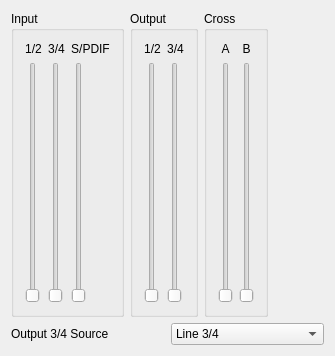
<ui version="4.0" >
 <comment>Copyright (C) 2005-2008 by Daniel Wagner
	
	This file is part of FFADO
	FFADO = Free Firewire (pro-)audio drivers for linux
	
	FFADO is based upon FreeBoB.
	
	This program is free software: you can redistribute it and/or modify
	it under the terms of the GNU General Public License as published by
	the Free Software Foundation, either version 2 of the License, or
	(at your option) version 3 of the License.
	
	This program is distributed in the hope that it will be useful,
	but WITHOUT ANY WARRANTY; without even the implied warranty of
	MERCHANTABILITY or FITNESS FOR A PARTICULAR PURPOSE.  See the
	GNU General Public License for more details.
</comment>
 <class>BCoAudio5ControlUI</class>
 <widget class="QWidget" name="BCoAudio5ControlUI" >
  <property name="geometry" >
   <rect>
    <x>0</x>
    <y>0</y>
    <width>335</width>
    <height>356</height>
   </rect>
  </property>
  <property name="windowTitle" >
   <string>BridgeCo Audio 5 Control</string>
  </property>
  <layout class="QGridLayout" >
   <item row="1" column="0" >
    <widget class="QLabel" name="textLabel1_2_3_2" >
     <property name="text" >
      <string>Output 3/4 Source</string>
     </property>
     <property name="wordWrap" >
      <bool>false</bool>
     </property>
    </widget>
   </item>
   <item row="1" column="1" >
    <widget class="QComboBox" name="comboMixSource" >
     <item>
      <property name="text" >
       <string>Line 3/4</string>
      </property>
     </item>
     <item>
      <property name="text" >
       <string>Mix</string>
      </property>
     </item>
     <item>
      <property name="text" >
       <string>SPDIF</string>
      </property>
     </item>
    </widget>
   </item>
   <item row="0" column="0" colspan="2" >
    <layout class="QHBoxLayout" >
     <item>
      <widget class="QGroupBox" name="groupBox1" >
       <property name="title" >
        <string>Input</string>
       </property>
       <layout class="QGridLayout" >
        <item row="0" column="1" >
         <widget class="QLabel" name="textLabel2_2" >
          <property name="text" >
           <string>3/4</string>
          </property>
          <property name="alignment" >
           <set>Qt::AlignCenter</set>
          </property>
          <property name="wordWrap" >
           <bool>false</bool>
          </property>
         </widget>
        </item>
        <item row="0" column="2" >
         <widget class="QLabel" name="textLabel2_4_2" >
          <property name="text" >
           <string>S/PDIF</string>
          </property>
          <property name="alignment" >
           <set>Qt::AlignCenter</set>
          </property>
          <property name="wordWrap" >
           <bool>false</bool>
          </property>
         </widget>
        </item>
        <item row="1" column="2" >
         <widget class="QSlider" name="sldInputSPDIF" >
          <property name="minimum" >
           <number>0</number>
          </property>
          <property name="maximum" >
           <number>32767</number>
          </property>
          <property name="singleStep" >
           <number>10000</number>
          </property>
          <property name="pageStep" >
           <number>1000</number>
          </property>
          <property name="orientation" >
           <enum>Qt::Vertical</enum>
          </property>
          <property name="tickInterval" >
           <number>10000</number>
          </property>
         </widget>
        </item>
        <item row="1" column="1" >
         <widget class="QSlider" name="sldInput34" >
          <property name="minimum" >
           <number>0</number>
          </property>
          <property name="maximum" >
           <number>32767</number>
          </property>
          <property name="singleStep" >
           <number>10000</number>
          </property>
          <property name="pageStep" >
           <number>1000</number>
          </property>
          <property name="orientation" >
           <enum>Qt::Vertical</enum>
          </property>
          <property name="tickInterval" >
           <number>10000</number>
          </property>
         </widget>
        </item>
        <item row="0" column="0" >
         <widget class="QLabel" name="textLabel2" >
          <property name="text" >
           <string>1/2</string>
          </property>
          <property name="alignment" >
           <set>Qt::AlignCenter</set>
          </property>
          <property name="wordWrap" >
           <bool>false</bool>
          </property>
         </widget>
        </item>
        <item row="1" column="0" >
         <widget class="QSlider" name="sldInput12" >
          <property name="minimum" >
           <number>0</number>
          </property>
          <property name="maximum" >
           <number>32767</number>
          </property>
          <property name="singleStep" >
           <number>10000</number>
          </property>
          <property name="pageStep" >
           <number>1000</number>
          </property>
          <property name="orientation" >
           <enum>Qt::Vertical</enum>
          </property>
          <property name="tickInterval" >
           <number>10000</number>
          </property>
         </widget>
        </item>
       </layout>
      </widget>
     </item>
     <item>
      <widget class="QGroupBox" name="groupBox1_2" >
       <property name="title" >
        <string>Output</string>
       </property>
       <layout class="QGridLayout" >
        <item row="0" column="0" >
         <widget class="QLabel" name="textLabel2_3" >
          <property name="text" >
           <string>1/2</string>
          </property>
          <property name="alignment" >
           <set>Qt::AlignCenter</set>
          </property>
          <property name="wordWrap" >
           <bool>false</bool>
          </property>
         </widget>
        </item>
        <item row="1" column="0" >
         <widget class="QSlider" name="sldOutput12" >
          <property name="minimum" >
           <number>0</number>
          </property>
          <property name="maximum" >
           <number>32767</number>
          </property>
          <property name="singleStep" >
           <number>10000</number>
          </property>
          <property name="pageStep" >
           <number>1000</number>
          </property>
          <property name="orientation" >
           <enum>Qt::Vertical</enum>
          </property>
          <property name="tickInterval" >
           <number>10000</number>
          </property>
         </widget>
        </item>
        <item row="1" column="1" >
         <widget class="QSlider" name="sldOutput34" >
          <property name="minimum" >
           <number>0</number>
          </property>
          <property name="maximum" >
           <number>32767</number>
          </property>
          <property name="singleStep" >
           <number>10000</number>
          </property>
          <property name="pageStep" >
           <number>1000</number>
          </property>
          <property name="orientation" >
           <enum>Qt::Vertical</enum>
          </property>
          <property name="tickInterval" >
           <number>10000</number>
          </property>
         </widget>
        </item>
        <item row="0" column="1" >
         <widget class="QLabel" name="textLabel2_2_2" >
          <property name="text" >
           <string>3/4</string>
          </property>
          <property name="alignment" >
           <set>Qt::AlignCenter</set>
          </property>
          <property name="wordWrap" >
           <bool>false</bool>
          </property>
         </widget>
        </item>
       </layout>
      </widget>
     </item>
     <item>
      <widget class="QGroupBox" name="groupBox1_2_2" >
       <property name="title" >
        <string>Cross</string>
       </property>
       <layout class="QGridLayout" >
        <item row="1" column="0" >
         <widget class="QSlider" name="sldCrossA" >
          <property name="minimum" >
           <number>0</number>
          </property>
          <property name="maximum" >
           <number>32767</number>
          </property>
          <property name="singleStep" >
           <number>10000</number>
          </property>
          <property name="pageStep" >
           <number>1000</number>
          </property>
          <property name="orientation" >
           <enum>Qt::Vertical</enum>
          </property>
          <property name="tickInterval" >
           <number>10000</number>
          </property>
         </widget>
        </item>
        <item row="1" column="1" >
         <widget class="QSlider" name="sldCrossB" >
          <property name="minimum" >
           <number>0</number>
          </property>
          <property name="maximum" >
           <number>32767</number>
          </property>
          <property name="singleStep" >
           <number>10000</number>
          </property>
          <property name="pageStep" >
           <number>1000</number>
          </property>
          <property name="orientation" >
           <enum>Qt::Vertical</enum>
          </property>
          <property name="tickInterval" >
           <number>10000</number>
          </property>
         </widget>
        </item>
        <item row="0" column="0" >
         <widget class="QLabel" name="textLabel2_3_2" >
          <property name="text" >
           <string>A</string>
          </property>
          <property name="alignment" >
           <set>Qt::AlignCenter</set>
          </property>
          <property name="wordWrap" >
           <bool>false</bool>
          </property>
         </widget>
        </item>
        <item row="0" column="1" >
         <widget class="QLabel" name="textLabel2_2_2_2" >
          <property name="text" >
           <string>B</string>
          </property>
          <property name="alignment" >
           <set>Qt::AlignCenter</set>
          </property>
          <property name="wordWrap" >
           <bool>false</bool>
          </property>
         </widget>
        </item>
       </layout>
      </widget>
     </item>
     <item>
      <spacer>
       <property name="orientation" >
        <enum>Qt::Horizontal</enum>
       </property>
       <property name="sizeType" >
        <enum>QSizePolicy::Expanding</enum>
       </property>
       <property name="sizeHint" >
        <size>
         <width>40</width>
         <height>20</height>
        </size>
       </property>
      </spacer>
     </item>
    </layout>
   </item>
  </layout>
 </widget>
 <layoutdefault spacing="6" margin="11" />
 <pixmapfunction>qPixmapFromMimeSource</pixmapfunction>
 <resources/>
 <connections>
  <connection>
   <sender>sldInput12</sender>
   <signal>sliderMoved(int)</signal>
   <receiver>BCoAudio5ControlUI</receiver>
   <slot>setVolumeIn12(int)</slot>
   <hints>
    <hint type="sourcelabel" >
     <x>20</x>
     <y>20</y>
    </hint>
    <hint type="destinationlabel" >
     <x>20</x>
     <y>20</y>
    </hint>
   </hints>
  </connection>
  <connection>
   <sender>sldInput34</sender>
   <signal>sliderMoved(int)</signal>
   <receiver>BCoAudio5ControlUI</receiver>
   <slot>setVolumeIn34(int)</slot>
   <hints>
    <hint type="sourcelabel" >
     <x>20</x>
     <y>20</y>
    </hint>
    <hint type="destinationlabel" >
     <x>20</x>
     <y>20</y>
    </hint>
   </hints>
  </connection>
  <connection>
   <sender>sldInputSPDIF</sender>
   <signal>sliderMoved(int)</signal>
   <receiver>BCoAudio5ControlUI</receiver>
   <slot>setVolumeInSPDIF(int)</slot>
   <hints>
    <hint type="sourcelabel" >
     <x>20</x>
     <y>20</y>
    </hint>
    <hint type="destinationlabel" >
     <x>20</x>
     <y>20</y>
    </hint>
   </hints>
  </connection>
  <connection>
   <sender>sldOutput12</sender>
   <signal>sliderMoved(int)</signal>
   <receiver>BCoAudio5ControlUI</receiver>
   <slot>setVolumeOut12(int)</slot>
   <hints>
    <hint type="sourcelabel" >
     <x>20</x>
     <y>20</y>
    </hint>
    <hint type="destinationlabel" >
     <x>20</x>
     <y>20</y>
    </hint>
   </hints>
  </connection>
  <connection>
   <sender>sldOutput34</sender>
   <signal>sliderMoved(int)</signal>
   <receiver>BCoAudio5ControlUI</receiver>
   <slot>setVolumeOut34(int)</slot>
   <hints>
    <hint type="sourcelabel" >
     <x>20</x>
     <y>20</y>
    </hint>
    <hint type="destinationlabel" >
     <x>20</x>
     <y>20</y>
    </hint>
   </hints>
  </connection>
  <connection>
   <sender>sldCrossA</sender>
   <signal>sliderMoved(int)</signal>
   <receiver>BCoAudio5ControlUI</receiver>
   <slot>setCrossA(int)</slot>
   <hints>
    <hint type="sourcelabel" >
     <x>20</x>
     <y>20</y>
    </hint>
    <hint type="destinationlabel" >
     <x>20</x>
     <y>20</y>
    </hint>
   </hints>
  </connection>
  <connection>
   <sender>sldCrossB</sender>
   <signal>sliderMoved(int)</signal>
   <receiver>BCoAudio5ControlUI</receiver>
   <slot>setCrossB(int)</slot>
   <hints>
    <hint type="sourcelabel" >
     <x>20</x>
     <y>20</y>
    </hint>
    <hint type="destinationlabel" >
     <x>20</x>
     <y>20</y>
    </hint>
   </hints>
  </connection>
  <connection>
   <sender>comboMixSource</sender>
   <signal>activated(int)</signal>
   <receiver>BCoAudio5ControlUI</receiver>
   <slot>setComboMixSource(int)</slot>
   <hints>
    <hint type="sourcelabel" >
     <x>20</x>
     <y>20</y>
    </hint>
    <hint type="destinationlabel" >
     <x>20</x>
     <y>20</y>
    </hint>
   </hints>
  </connection>
 </connections>
</ui>
